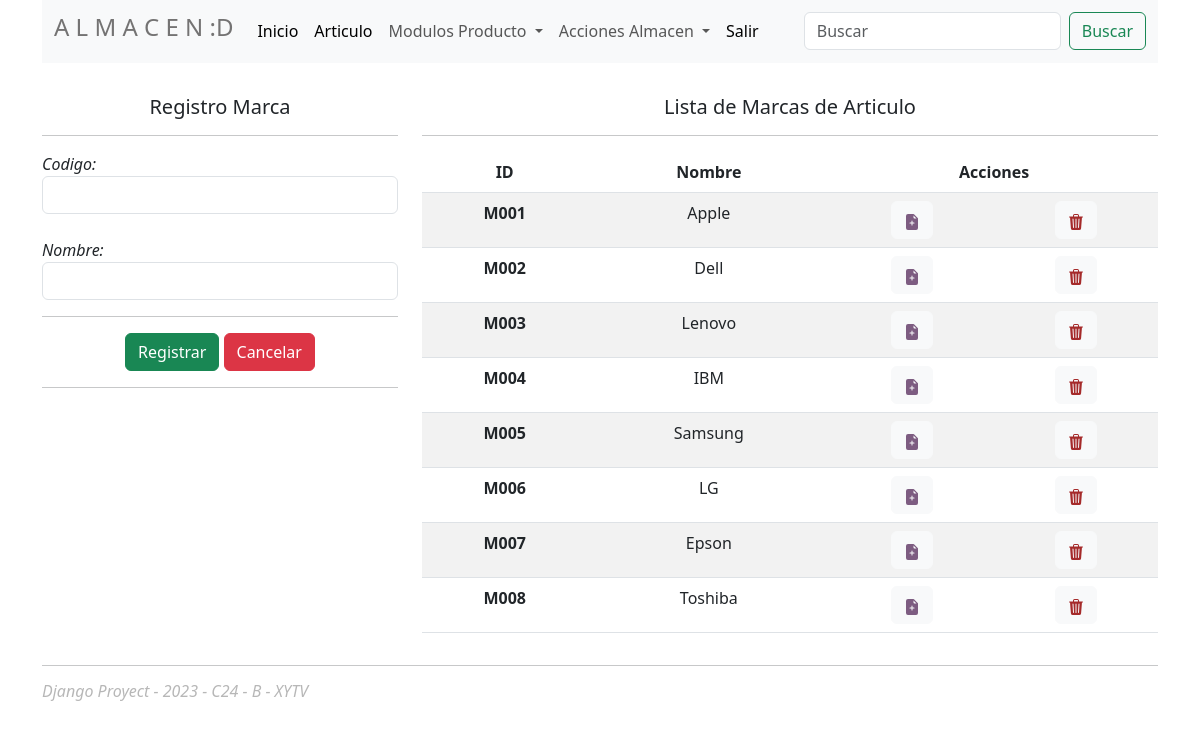
The page /marca on the database as committed earlier.
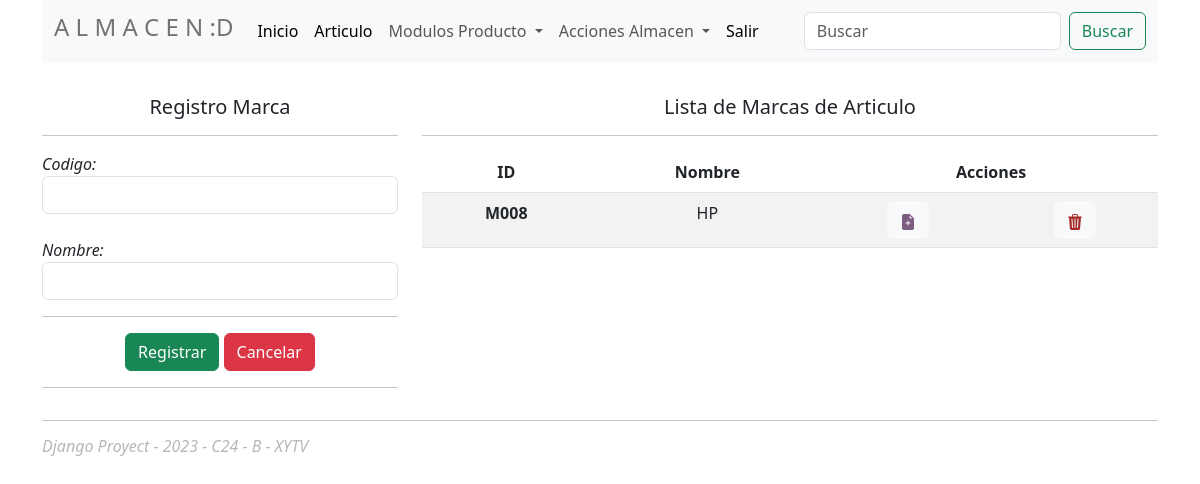
The same page on the database as committed later.
### Almacen/models.py (models this page shows, shortened)
class Marca(models.Model):
    codigo=models.CharField(primary_key=True, max_length=6)
    nombre=models.CharField(max_length=60)

### Almacen/views.py (the view)
# urls.py: path('marca',views.marca,name='marca'),
def marca(request):
    marcas = Marca.objects.all()
    context = {"marcas":marcas}
    return render(request, template_gestion_marca,context)

### Almacen/templates/articulo/marca/GestionMarca.html (shortened to what this page needs)
{% extends 'base/index.html' %}
{% block content %}
<div class="row pt-3">
    <div class="col-4 pt-3">
        <h5 class=" text-center">Registro Marca</h5>
        <hr>
        <form action="/marca/registrarmarca" method="post">
            <div class="row">
                <div class="col">
                    <div>
                        <label><em>Codigo:</em></label>
                        <input type="text" name="txtCodigo" class="form-control">
                    </div><br>
                    <div>
                        <label><em>Nombre:</em></label>
                        <input type="text" name="txtNombre" class="form-control">
                    </div>
                </div>
            </div>
            <hr>
            <div class="text-center d-grid gap-2 d-md-block">
                <button class="btn btn-success" type="submit">Registrar</button>
                <button class="btn btn-danger" type="reset">Cancelar</button>
            </div>
            <hr>
        </form>
    </div>
    <div class="col-8 pt-3 text-center">
        <h5>Lista de Marcas de Articulo</h5>
        <hr>
        <table class="table table-striped table-hover">
            <thead>
                <tr>
                    <th scope="col">ID</th>
                    <th scope="col">Nombre</th>
                    <th scope="col" colspan="2">Acciones</th>
                </tr>
            </thead>
            <tbody>
                {% for m in marcas %}
                <tr>
                    <th scope="row">{{m.codigo}}</th>
                    <td>{{m.nombre}}</td>
                    <td>
                        <button type="button" class="btn btn-light">
                            <a class="editar" href="/marca/edicionmarca/{{m.codigo}}">
                            </a>
                        </button>
                    </td>
                    <td>
                        <button type="button" class="btn btn-light">
                            <a class="eliminar" href="/marca/eliminarmarca/{{m.codigo}}">
                            </a>
                        </button>
                    </td>
                </tr>
                {% endfor %}
            </tbody>
        </table>
    </div>
</div>
{% endblock %}

### Almacen/templates/base/index.html (shortened to what this page needs)
{% load static %}
<!doctype html>
<html lang="en">
  <head>
    <link href="https://cdn.jsdelivr.net/npm/bootstrap@5.3.0/dist/css/bootstrap.min.css" rel="stylesheet">
    <link href="{% static 'css/style.css' %}" rel="stylesheet">
</head>
  <body class="container">
    <nav class="navbar navbar-expand-lg bg-body-tertiary">
        <div class="container-fluid">
          <a class="navbar-brand" href="#"><h4>A L M A C E N :D</h4></a>
          <div class="collapse navbar-collapse" id="navbarSupportedContent">
            <ul class="navbar-nav me-auto mb-2 mb-lg-0">
              <li class="nav-item">
                <a class="nav-link active" aria-current="page" href="/articulo">Inicio</a>
              </li>
              <li class="nav-item">
                <a class="nav-link active" aria-current="page" href="/articulo">Articulo</a>
              </li>
              <li class="nav-item dropdown">
                <a class="nav-link dropdown-toggle" href="#" role="button" data-bs-toggle="dropdown" aria-expanded="false">
                  Modulos Producto
                </a>
              </li>
              <li class="nav-item dropdown">
                <a class="nav-link dropdown-toggle" href="#" role="button" data-bs-toggle="dropdown" aria-expanded="false">
                  Acciones Almacen
                </a>
              </li>
              <li class="nav-item">
                <a class="nav-link active" aria-current="page" href="/">Salir</a>
              </li>
            </ul>
            <form class="d-flex" role="search">
              <input class="form-control me-2" type="search" placeholder="Buscar" aria-label="Search">
              <button class="btn btn-outline-success" type="submit">Buscar</button>
            </form>
          </div>
        </div>
      </nav>
      <div>
        {% block content %}{% endblock %}
      </div>
      <hr>
      <footer>
        <h6><em>Django Proyect - 2023 - C24 - B - XYTV</em></h6>
      </footer>
  </body>
</html>

### Almacen/static/css/style.css (style rules this page uses)
h4 { color:rgb(116, 115, 115); }
h6 { color: rgb(183, 183, 183); }
.editar { text-decoration: none; color: rgb(125, 92, 129); }
.eliminar { text-decoration: none; color: brown; }

Rows that differ between the two databases and show on the page:
removed Marca: codigo "M001", nombre "Apple"
removed Marca: codigo "M002", nombre "Dell"
removed Marca: codigo "M003", nombre "Lenovo"
removed Marca: codigo "M004", nombre "IBM"
removed Marca: codigo "M005", nombre "Samsung"
removed Marca: codigo "M006", nombre "LG"
removed Marca: codigo "M007", nombre "Epson"
changed Marca "M008": nombre "Toshiba" → "HP"
